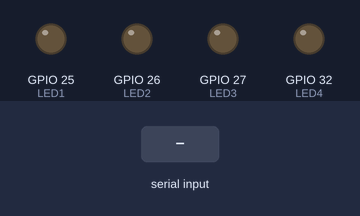
A sketch run on a simulated ESP32. Parts: output pins drawn as LEDs (lit = HIGH). Inputs (shaded band) come from the test bench.

Above: at 1.2 s.
1.3 s: "1" received over Serial
At 1.7 s:
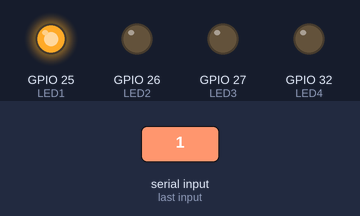
2.8 s: "2" received over Serial
At 4.0 s:
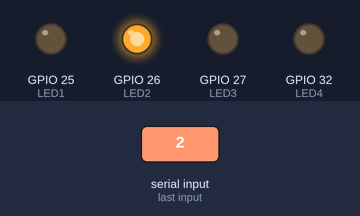
4.3 s: "3" received over Serial
At 5.2 s:
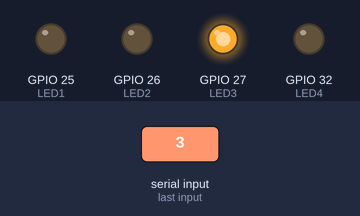
5.8 s: "4" received over Serial
At 6.3 s:
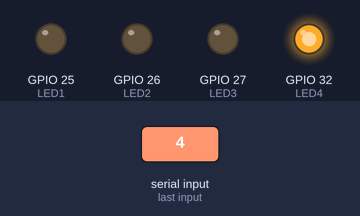
7.3 s: "0" received over Serial
At 8.7 s:
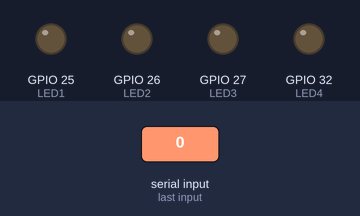
Timing chart, 0 to 9.8 s (numbered marks = the images above; inputs shaded):
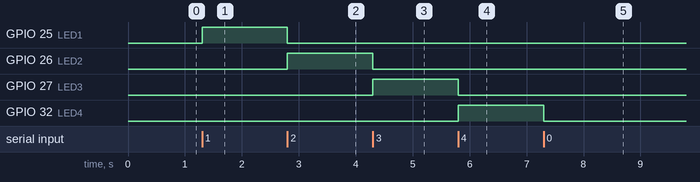

Measured:
- after the input at 1.3 s, GPIO 25 (LED1): LOW → HIGH at once
- after the input at 2.8 s, GPIO 25 (LED1): HIGH → LOW at once; GPIO 26 (LED2): LOW → HIGH at once
- after the input at 4.3 s, GPIO 26 (LED2): HIGH → LOW at once; GPIO 27 (LED3): LOW → HIGH at once
- after the input at 5.8 s, GPIO 27 (LED3): HIGH → LOW at once; GPIO 32 (LED4): LOW → HIGH at once
- after the input at 7.3 s, GPIO 32 (LED4): HIGH → LOW at once

The sketch:

esp32_piano_led.ino
```cpp
int LED1 = 25;
int LED2 = 26;
int LED3 = 27;
int LED4 = 32;

void setup() {

  pinMode(LED1, OUTPUT);
  pinMode(LED2, OUTPUT);
  pinMode(LED3, OUTPUT);
  pinMode(LED4, OUTPUT);

  Serial.begin(115200);

  digitalWrite(LED1, LOW);
  digitalWrite(LED2, LOW);
  digitalWrite(LED3, LOW);
  digitalWrite(LED4, LOW);
}

void loop() {

  if (Serial.available() > 0) {

    char command = Serial.read();

    if (command == '1') {
      digitalWrite(LED1, HIGH);
      digitalWrite(LED2, LOW);
      digitalWrite(LED3, LOW);
      digitalWrite(LED4, LOW);
    }

    else if (command == '2') {
      digitalWrite(LED1, LOW);
      digitalWrite(LED2, HIGH);
      digitalWrite(LED3, LOW);
      digitalWrite(LED4, LOW);
    }

    else if (command == '3') {
      digitalWrite(LED1, LOW);
      digitalWrite(LED2, LOW);
      digitalWrite(LED3, HIGH);
      digitalWrite(LED4, LOW);
    }

    else if (command == '4') {
      digitalWrite(LED1, LOW);
      digitalWrite(LED2, LOW);
      digitalWrite(LED3, LOW);
      digitalWrite(LED4, HIGH);
    }

    else if (command == '0') {
      digitalWrite(LED1, LOW);
      digitalWrite(LED2, LOW);
      digitalWrite(LED3, LOW);
      digitalWrite(LED4, LOW);
    }
  }
}
```
